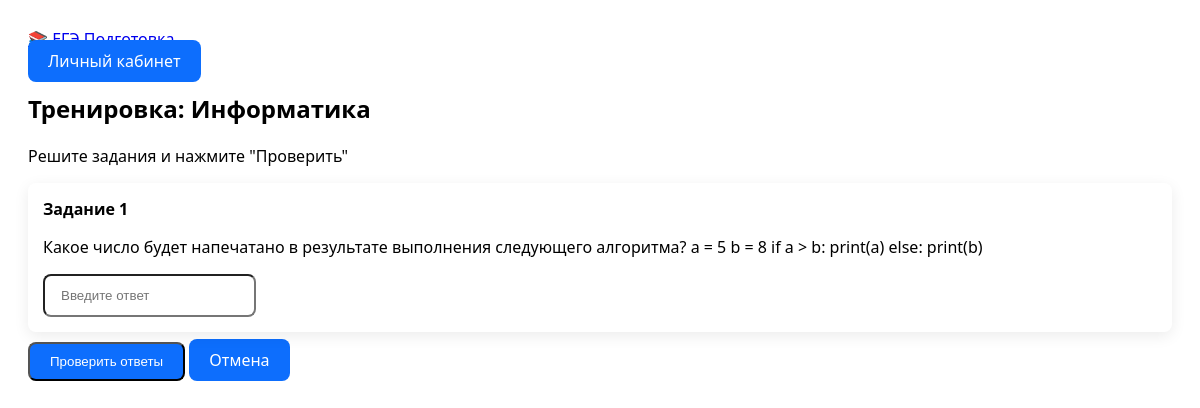
The page /subject/5 on the database its author committed.
### models.py (models this page shows)
class Subject(db.Model):
    id = db.Column(db.Integer, primary_key=True)
    name = db.Column(db.String(100), unique=True, nullable=False)

class Task(db.Model):
    id = db.Column(db.Integer, primary_key=True)
    topic_id = db.Column(db.Integer, db.ForeignKey('topic.id'), nullable=False)
    text = db.Column(db.Text, nullable=False)
    correct_answer = db.Column(db.String(500), nullable=False)
    explanation = db.Column(db.Text, nullable=True)
    difficulty = db.Column(db.Integer, default=3)

### routes/main.py (the view)
@main_bp.route('/subject/<int:subject_id>')
def start_exam(subject_id):
    subject = Subject.query.get_or_404(subject_id)
    tasks = get_adaptive_tasks(subject_id, count=5)
    if not tasks:
        flash('В этом предмете пока нет заданий. Добавьте их в админ-панели.', 'warning')
        return redirect(url_for('main.dashboard'))
    return render_template('exam.html', subject=subject, tasks=tasks)

### services/adaptive_logic.py (called while the page is built)
def get_adaptive_tasks(subject_id: int, user_id: int = 1, count: int = 5):
    tasks = Task.query.join(Topic)\
              .filter(Topic.subject_id == subject_id)\
              .order_by(func.random())\
              .limit(count)\
              .all()
    if len(tasks) < count:
        needed = count - len(tasks)
        extra = Task.query.join(Topic)\
                  .filter(Topic.subject_id == subject_id)\
                  .order_by(func.random())\
                  .limit(needed)\
                  .all()
        tasks.extend(extra)
    seen = set()
    unique_tasks = []
    for task in tasks:
        if task.id not in seen:
            seen.add(task.id)
            unique_tasks.append(task)
    return unique_tasks[:count]

### templates/exam.html (shortened to what this page needs)
{% extends "base.html" %}
{% block content %}
<div class="container mt-4">
    <h2>Тренировка: {{ subject.name }}</h2>
    <p class="text-muted">Решите задания и нажмите "Проверить"</p>
    <form method="POST" action="{{ url_for('main.check_exam', subject_id=subject.id) }}">
        {% for task in tasks %}
        <div class="card mb-4 shadow-sm">
            <div class="card-header bg-light">
                <strong>Задание {{ loop.index }}</strong>
            </div>
            <div class="card-body">
                <p class="fs-5">{{ task.text | safe }}</p>
                <input type="text"
                       name="answer_{{ task.id }}"
                       class="form-control form-control-lg"
                       placeholder="Введите ответ"
                       autocomplete="off"
                       autocorrect="off"
                       autocapitalize="off"
                       spellcheck="false"
                       required>
            </div>
        </div>
        {% endfor %}
        <div class="mt-4">
            <button type="submit" class="btn btn-success btn-lg px-5">Проверить ответы</button>
            <a href="/dashboard" class="btn btn-secondary btn-lg px-5 ms-3">Отмена</a>
        </div>
    </form>
</div>
{% endblock %}

### static/app.css (style rules this page uses)
body { font-family: 'Segoe UI', system-ui, sans-serif; }
.card { transition: all 0.3s ease; border: none; box-shadow: 0 4px 15px rgba(0,0,0,0.08); }
.btn { border-radius: 8px; font-weight: 500; }
.form-control { border-radius: 8px; padding: 12px 16px; }
.card-header { font-weight: 600; }
.card { animation: fadeInUp 0.4s ease forwards; }

### rows shown on the page
Subject: name "Информатика"
Task: text "Какое число будет напечатано в результате выполнения следующего алгоритма? a = 5 b = 8 if a > b: print(a) else: print(b)"
